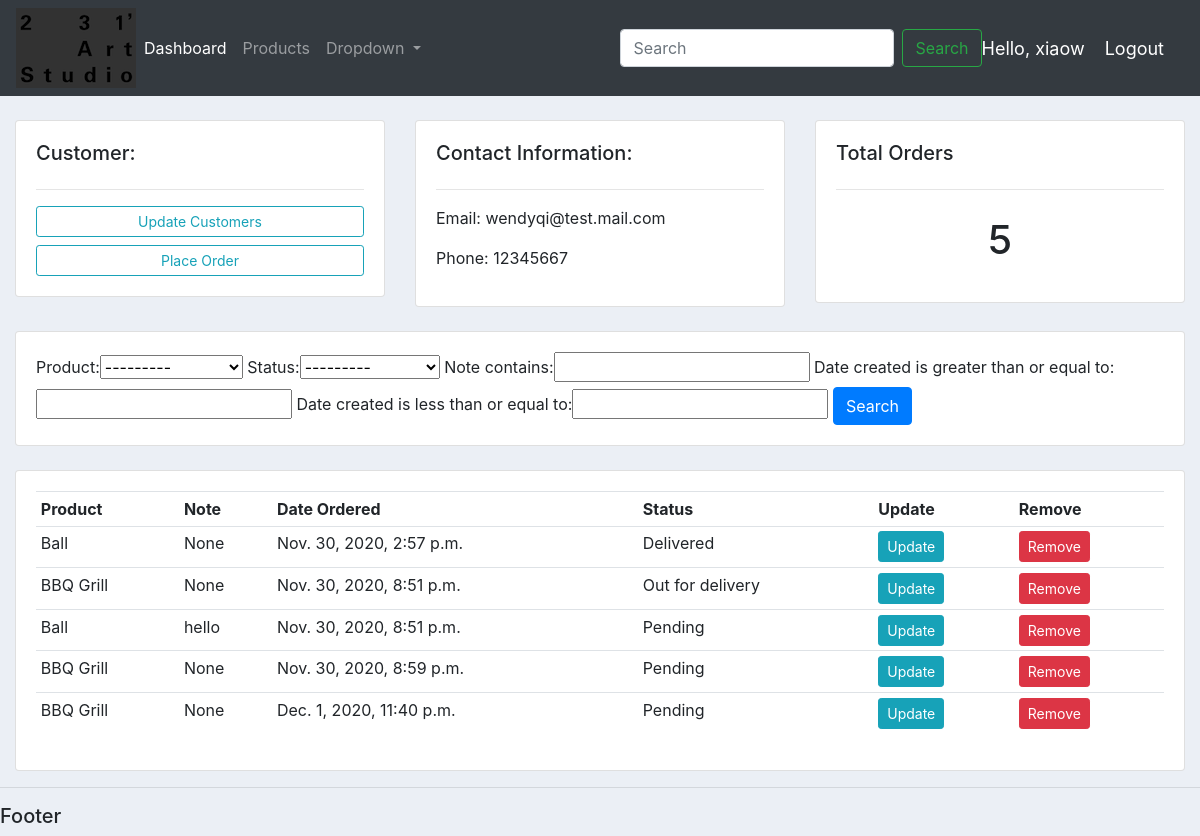
Before: /customer/2/ (signed in) with the older database file.
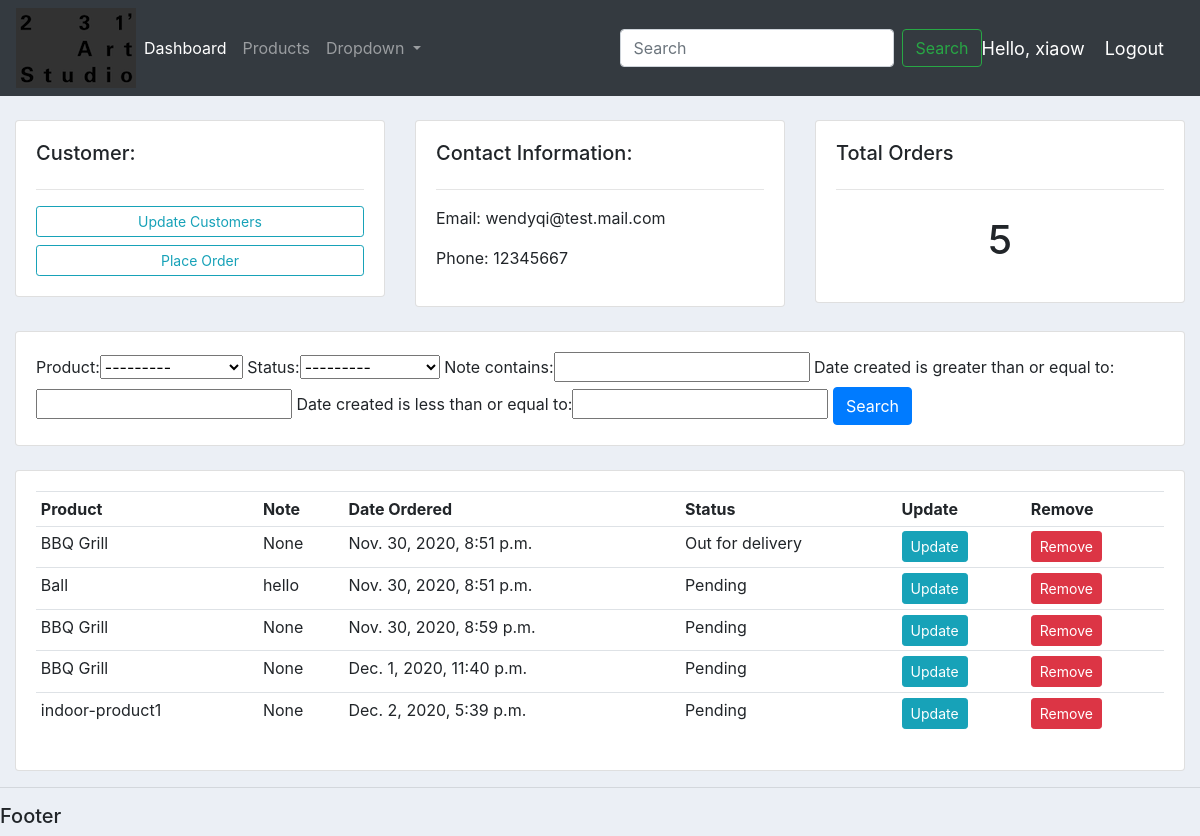
After: the same page with the newer database file.
### accounts/models.py (models this page shows, shortened)
class Customer(models.Model):
	name = models.CharField(max_length=200, null=True)
	phone = models.CharField(max_length=200, null=True)
	email = models.CharField(max_length=200, null=True)
	date_created = models.DateTimeField(auto_now_add=True, null=True)

class Order(models.Model):
	STATUS = (
		("Pending", "Pending"),
		("Out for delivery", "Out for delivery"),
		("Delivered", "Delivered"),
		)
	customer = models.ForeignKey(Customer, null=True, on_delete=models.SET_NULL)
	product = models.ForeignKey(Product, null=True, on_delete=models.SET_NULL)
	date_created = models.DateTimeField(auto_now_add=True, null=True)
	status = models.CharField(max_length=200, null=True, choices=STATUS)
	note = models.CharField(max_length=200, null=True)

class Product(models.Model):
	CATEGORY = (
		('Indoor', 'Indoor'),
		('OutDoor', 'OutDoor'),
		)
	name = models.CharField(max_length=200, null=True)
	price = models.FloatField(null=True)
	category = models.CharField(max_length=200, null=True, choices=CATEGORY)
	description = models.CharField(max_length=200, null=True, blank = True)
	date_created = models.DateTimeField(auto_now_add=True, null=True)
	tags = models.ManyToManyField(Tag)
	def __str__(self):
		return self.name

### accounts/decorators.py (the view)
		def wrapper_func(request, *args, **kwargs):
			group = None
			if request.user.groups.exists():
				group = request.user.groups.all()[0].name
			if group in allowed_roles:
				return view_func(request, *args, **kwargs)
			else:
				return HttpResponse("You are not authorized to view this page. ")

### accounts/views.py (called while the page is built)
@login_required(login_url='login')
@allowed_users(allowed_roles =['admin'])
def customer(request, pk_test):
	customer = Customer.objects.get(id=pk_test)
	orders = customer.order_set.all()
	order_count = orders.count()
	myFilter = OrderFilter(request.GET, queryset=orders)
	orders = myFilter.qs
	context = {'customer':customer, 'orders':orders, 'order_count': order_count, 'myFilter':myFilter}
	return render(request, "accounts/customer.html", context)

### accounts/templates/accounts/customer.html
{% extends 'accounts/main.html' %}
{% block content %}
<br>
<div class="row">
	<div class="col-md">
		<div class="card card-body">
			<h5>Customer:</h5>
			<hr>
			<a class="btn btn-outline-info btn-sm btn-block" href="">Update Customers</a>
			<a class="btn btn-outline-info btn-sm btn-block" href="{% url 'create_order' customer.id %}">Place Order</a>
		</div>
	</div>
	<div class="col-md">
		<div class="card card-body">
			<h5>Contact Information:</h5>
			<hr>
			<p>Email: {{customer.email}}</p>
			<p>Phone: {{customer.phone}}</p>
		</div>
	</div>
	<div class="col-md">
		<div class="card card-body">
			<h5>Total Orders</h5>
			<hr>
			<h1 style="text-align: center; padding:10px">{{order_count}}</h1>
		</div>
	</div>
</div>
<br>
<div class="row">
	<div class="col">
		<div class="card card-body">
			<form method='get'>
				{{myFilter.form}}
				<button class="btn btn-primary" type="submit">Search</button>
			</form>
		</div>
	</div>
</div>
<br>
<div class="row">
	<div class="col-md">
		<div class="card card-body">
			<table class="table table-sm">
				<tr>
					<th>Product</th>
					<th>Note</th>
					<th>Date Ordered</th>
					<th>Status</th>
					<th>Update</th>
					<th>Remove</th>
				</tr>
				{% for order in orders %}
				<tr>
					<td>{{order.product}}</td>
					<td>{{order.note}}</td>
					<td>{{order.date_created}}</td>
					<td>{{order.status}}</td>
					<td><a class="btn btn-sm btn-info" href="{% url 'update_order' order.id %}">Update</a></td>
					<td><a class="btn btn-sm btn-danger" href="{% url 'delete_order' order.id %} ">Remove</a></td>
				</tr>
				{% endfor %}
			</table>
		</div>
	</div>
</div>
{% endblock %}

### accounts/templates/accounts/main.html (shortened to what this page needs)
{% load static %}
<!DOCTYPE html>
<html>
<head>
	<link rel="stylesheet" href="https://stackpath.bootstrapcdn.com/bootstrap/4.3.1/css/bootstrap.min.css">
	<link rel="stylesheet" type="text/css" href="{% static '/css_files/main.css' %}">
</head>
<body>
	{% include 'accounts/navbar.html' %}
	<div class="container-fluid">
	{% block content %}
	{% endblock %}
	</div>
	<hr>
	<h5>Footer</h5>
</body>
</html>

### accounts/templates/accounts/navbar.html (shortened to what this page needs)
{% load static %}
<nav class="navbar navbar-expand-lg navbar-dark bg-dark">
  <img src="{% static 'images_files/logo_test.PNG' %}">
  <div class="collapse navbar-collapse" id="navbarSupportedContent">
    <ul class="navbar-nav mr-auto">
      {% if request.user.is_staff %}
      <li class="nav-item active">
        <a class="nav-link" href="{% url 'home' %}">Dashboard </a>
      </li>
      <li class="nav-item">
        <a class="nav-link" href="{% url 'products' %}">Products</a>
      </li>
      <li class="nav-item dropdown">
        <a class="nav-link dropdown-toggle" href="#" id="navbarDropdown" role="button" data-toggle="dropdown" aria-haspopup="true" aria-expanded="false">
          Dropdown
        </a>
      </li>
      {% endif %}
    </ul>
    <form class="form-inline my-2 my-lg-0">
      <input class="form-control mr-sm-2" type="search" placeholder="Search" aria-label="Search">
      <button class="btn btn-outline-success my-2 my-sm-0" type="submit">Search</button>
    </form>
  </div>
  <span class="hello-msg">Hello, {{request.user}}</span>
  <span><a class="hello-msg" href="{% url 'logout' %}">Logout</a></span>
</nav>

### static/css_files/main.css (style rules this page uses)
body { background-color: #ebeff5; }

### accounts/templates/accounts/navbar.html (style rules this page uses)
.hello-msg { font-size: 18px; color: #fff; margin-right: 20px; }

Changed rows visible on the page:
removed Order: product "Ball", note "None", date_created "Nov. 30, 2020, 2:57 p.m.", status "Delivered"
added Order: product "indoor-product1", note "None", date_created "Dec. 2, 2020, 5:39 p.m.", status "Pending"
